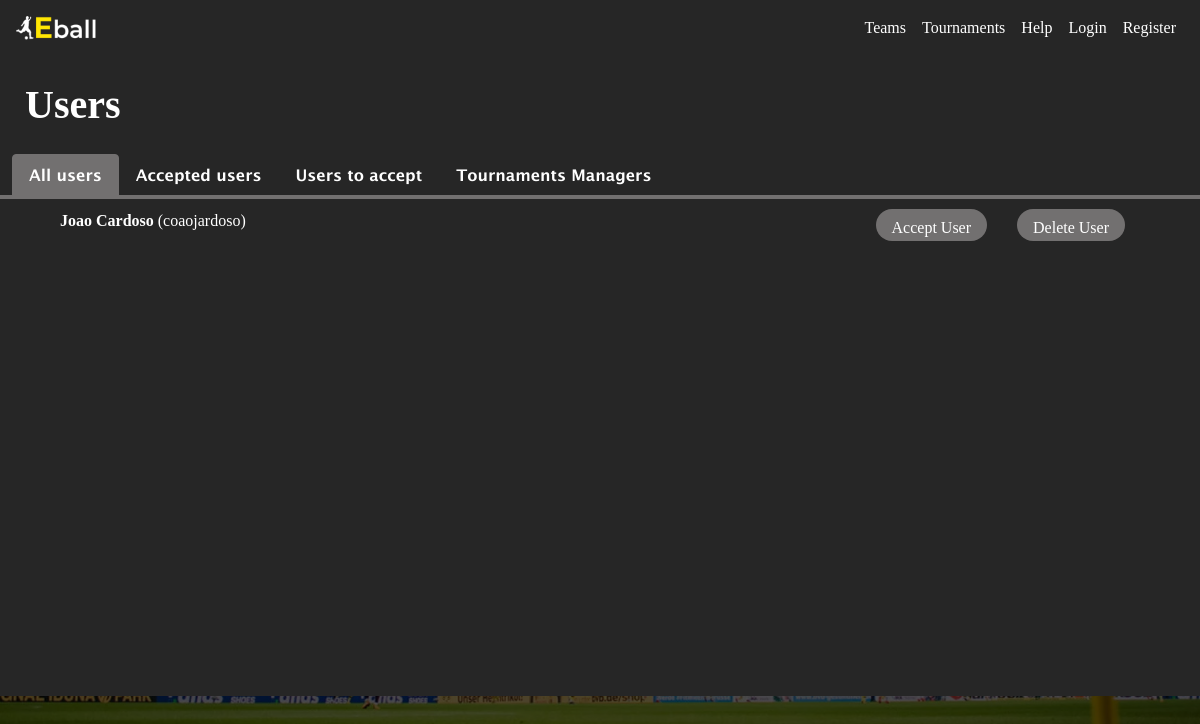
/users/, run on an earlier commit of the app's database.
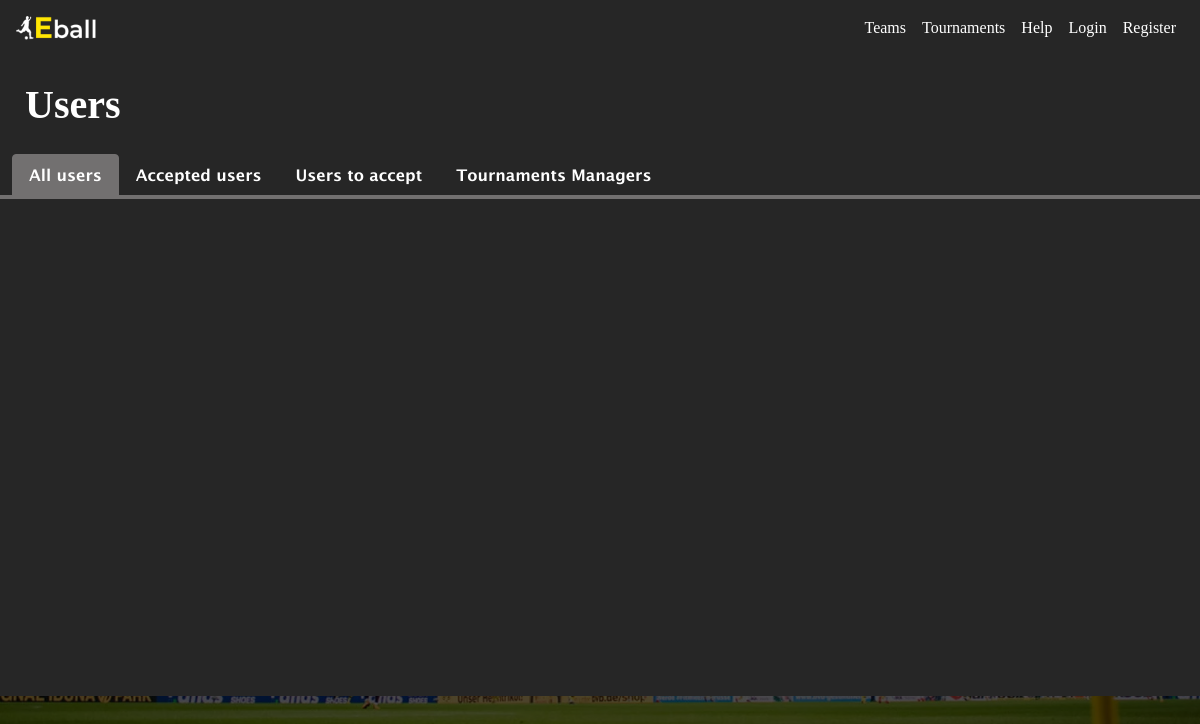
And on a later commit of the database.
### appEball/models.py (models this page shows, shortened)
class CustomUser(AbstractUser):
    email = models.EmailField(max_length=255, unique=True, blank=False)
    firstName = models.CharField(max_length=100, blank=False)
    lastName = models.CharField(max_length=100, blank=False)
    ccNumber = models.IntegerField(unique=True, blank=False)
    phoneNumber = models.IntegerField(unique=True, blank=False)
    isAccepted = models.BooleanField(default=False)
    isTournamentManager = models.BooleanField(default=False)
    isCaptain = models.BooleanField(default=False)
    USERNAME_FIELD = 'username'
    REQUIRED_FIELDS = ['email', 'firstName', 'lastName', 'ccNumber', 'phoneNumber']
    class Meta:
        db_table = 'User'
        verbose_name = 'User'
        verbose_name_plural = 'Users'
        ordering = ["-username"]

### appEball/views.py (the view, shortened to what this page needs)
# urls.py: path('users/', views.users, name='users'),
def users(request):
    allUsers = list()
    acceptedUsers = list()
    notAcceptedUsers = list()
    tournamentsManagers = list()
    allFilter = list(CustomUser.objects.all().exclude(username="admin").order_by('isAccepted','username'))
    acceptedFilter = list(CustomUser.objects.filter(isAccepted = True).exclude(username="admin").order_by('username'))
    notAcceptedFilter = list(CustomUser.objects.filter(isAccepted = False).exclude(username="admin").order_by('username'))
    tournamentsManagersFilter = list(CustomUser.objects.filter(isTournamentManager = True).exclude(username="admin").order_by('username'))
    for i in range(len(allFilter)):
        if(i%2==0):
            allUsers.append(["row2",allFilter[i]])
            if(i<len(acceptedFilter)):
                acceptedUsers.append(["row2",acceptedFilter[i]])
            if(i<len(notAcceptedFilter)):
                notAcceptedUsers.append(["row2",notAcceptedFilter[i]])
            if(i<len(tournamentsManagersFilter)):
                tournamentsManagers.append(["row2",tournamentsManagersFilter[i]])
    return render(request,'appEball/users.html',{'allUsers':allUsers,'acceptedUsers':acceptedUsers,'notAcceptedUsers':notAcceptedUsers,'tournamentsManagers':tournamentsManagers})

### appEball/templates/appEball/users.html (shortened to what this page needs)
{% extends 'appEball/base_with_grey_background.html' %}
{% load static %}
{% block css %}
    <link rel="stylesheet" type="text/css" href="{% static 'appEball/css/users.css' %}">
{% endblock %}
{% block title %}
    Users
{% endblock %}
{% block content2 %}
    <div class="content" id="tabsContent">
        <ul class="nav nav-tabs border-0" id="myTab" role="tablist">
            <li class="nav-item">
                <a class="nav-link active" id="all-tab" data-toggle="tab" href="#all" role="tab" >All users</a>
            </li>
            <li class="nav-item">
                <a class="nav-link" id="accepted-tab" data-toggle="tab" href="#accepted" role="tab" >Accepted users</a>
            </li>
            <li class="nav-item">
                <a class="nav-link" id="to-accept-tab" data-toggle="tab" href="#toAccept" role="tab">Users to accept</a>
            </li>
            <li class="nav-item">
                <a class="nav-link" id="tournament-tab" data-toggle="tab" href="#tManagers" role="tab">Tournaments Managers</a>
            </li>
        </ul>
        <div class="tab-content" id="myTabContent">
            <div class="tab-pane fade show active border border-1" id="all" role="tabpanel" aria-labelledby="all-tab">
                {% for u in allUsers %}
                    <div class="row" id="{{ u.0 }}" onclick="location.href='{% url 'appEball:userProfile' u.1.username %}'">
                        <div class="col-sm-5">
                            <p class="userLabel line"><b>{{ u.1.firstName }} {{ u.1.lastName }}</b> ({{ u.1.username }})</p>
                        </div>
                        <div class="col">
                            <a class="btn rounded-pill" href="{% url 'appEball:delete_user' u.1.username %}" id='pageBtn'>Delete User</a>
                            {% if u.1.isAccepted %}
                                {% if u.1.isTournamentManager == False %}
                                    <a class="btn rounded-pill" href="{% url 'appEball:is_tournament_manager' u.1.username %}" id='pageBtn'>Tournament manager</a>
                                {% else %}
                                    <a class="btn rounded-pill" href="{% url 'appEball:is_tournament_manager' u.1.username %}" id='pageBtnActive'>Tournament manager</a>
                                {% endif %}
                            {% else %}
                                <a class="btn rounded-pill" href="{% url 'appEball:accept_user' u.1.username %}" id='pageBtn'>Accept User</a>
                            {% endif %}
                        </div>
                    </div>
                {% endfor %}
            </div>
        </div>
    </div>
{% endblock %}

What changed in the data, as far as the page shows it:
removed CustomUser: firstName "Joao", lastName "Cardoso", username "coaojardoso", isAccepted "Accept User"
